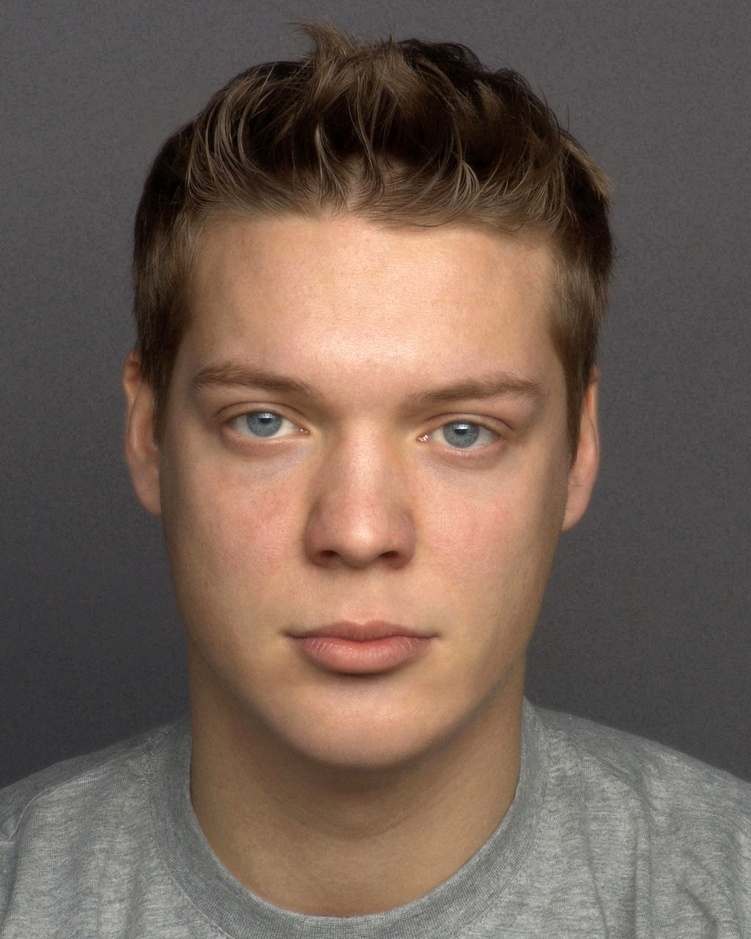
#> input picture target_image.jpg, 751 x 939 px, shrunk from 2835 x 3543 before the run
$ python edge_detection.py
#> lines starting #> are read from the running program, lines starting #| are printed output that depends on the picture
import cv2
import matplotlib.pyplot as plt

# read the image
image = cv2.imread(input("image name: "))
#> the answer given: target_image.jpg
#> image is the input picture: shape (939, 751, 3); mean B, G, R 85.6, 96.1, 113.7

# convert it to grayscale
gray = cv2.cvtColor(image, cv2.COLOR_BGR2GRAY)
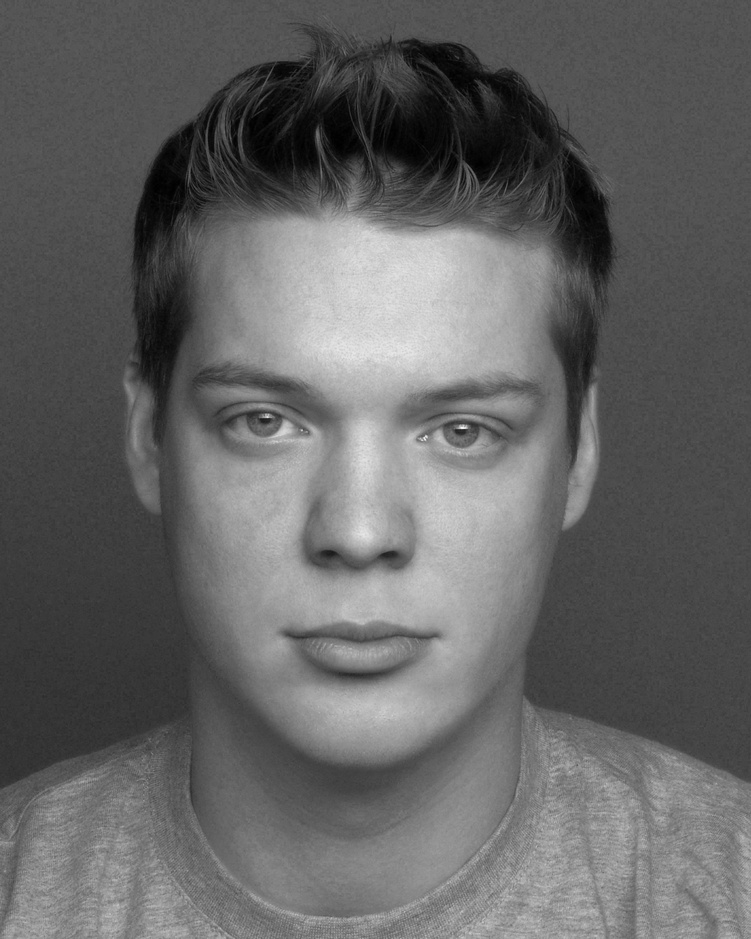
#> gray: shape (939, 751); min 0, max 248, mean 100.2

# show the grayscale image
plt.imshow(gray, cmap="gray")
plt.show()

# perform the canny edge detector to detect image edges
edges = cv2.Canny(gray, threshold1=30, threshold2=100)
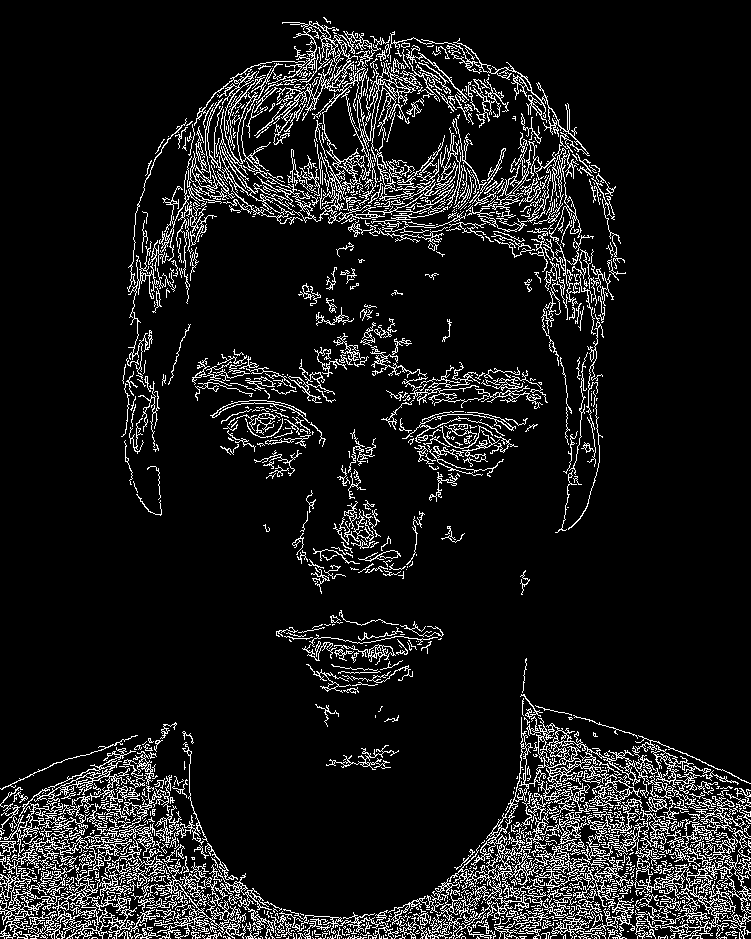
#> edges: shape (939, 751); 9.8% white in thin lines or dots

# Display Canny Edge Detection Image
cv2.imshow('Canny Edge Detection', edges)
cv2.waitKey(0)
